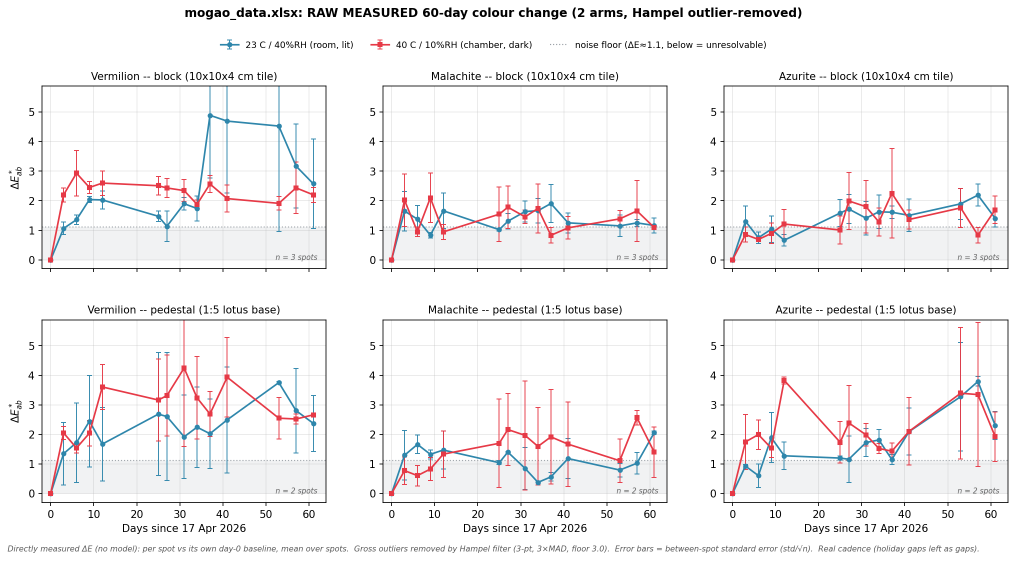
#> input picture experiments/deltaE_trajectories_measured_raw.png, 2031 x 1121 px (shown at 1/2 size)
$ python -i restore_texture.py   (imports and definitions only)
#> lines starting #> are read from the running program, lines starting #| are printed output that depends on the picture
#!/usr/bin/env python3
"""
Texture Restoration Script for Mogao Caves Digital Twin
Restores aged/damaged textures to make them look new
"""

import os
import sys
from PIL import Image, ImageEnhance, ImageFilter
import numpy as np

# [37 lines left out: function simple_restoration, not called in this run]


def advanced_restoration_opencv(input_path, output_path):
    """
    Advanced restoration using OpenCV - includes denoising and detail enhancement
    Requires: pip install opencv-python
    """
#> called with output_path = 'out.png'
    try:
        import cv2
    except ImportError:
        print("⚠️  OpenCV not installed. Install with: pip install opencv-python")
        return False

    print(f"Loading texture with OpenCV from: {input_path}")
    img = cv2.imread(input_path)
#> img is the input picture: shape (1121, 2031, 3); mean B, G, R 243.5, 242.8, 244.3

    if img is None:
        print("❌ Failed to load image")
        return False

    print("Applying advanced restoration...")

    # 1. Denoising
    img = cv2.fastNlMeansDenoisingColored(img, None, 10, 10, 7, 21)

    # 2. Enhance details with CLAHE (Contrast Limited Adaptive Histogram Equalization)
    lab = cv2.cvtColor(img, cv2.COLOR_BGR2LAB)
#> lab: shape (1121, 2031, 3); mean of channels 0, 1, 2 243.2, 128.5, 128.1
    l, a, b = cv2.split(lab)
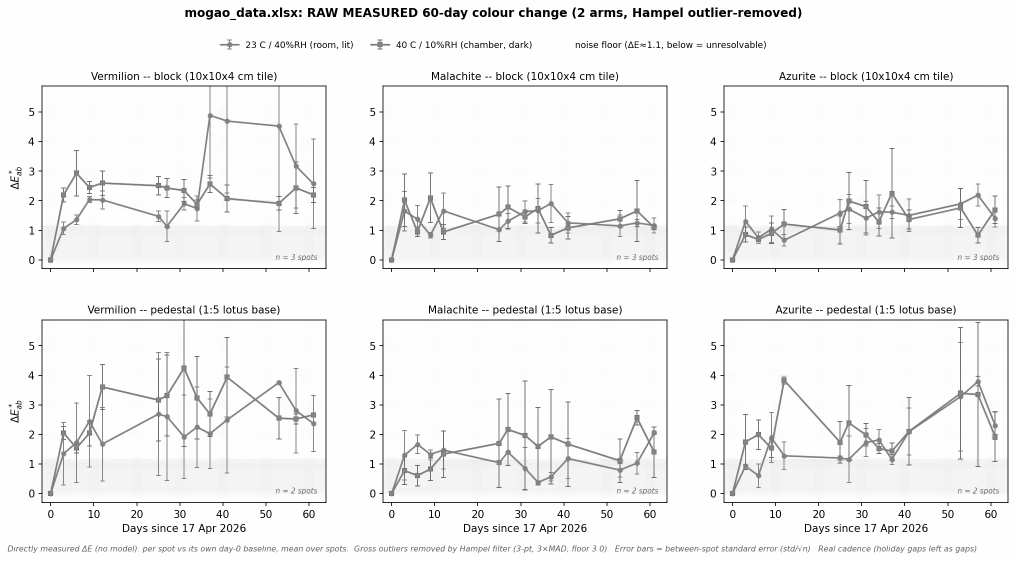
#> l: shape (1121, 2031) (shown at 1/2 size); min 0, max 254, mean 243.2
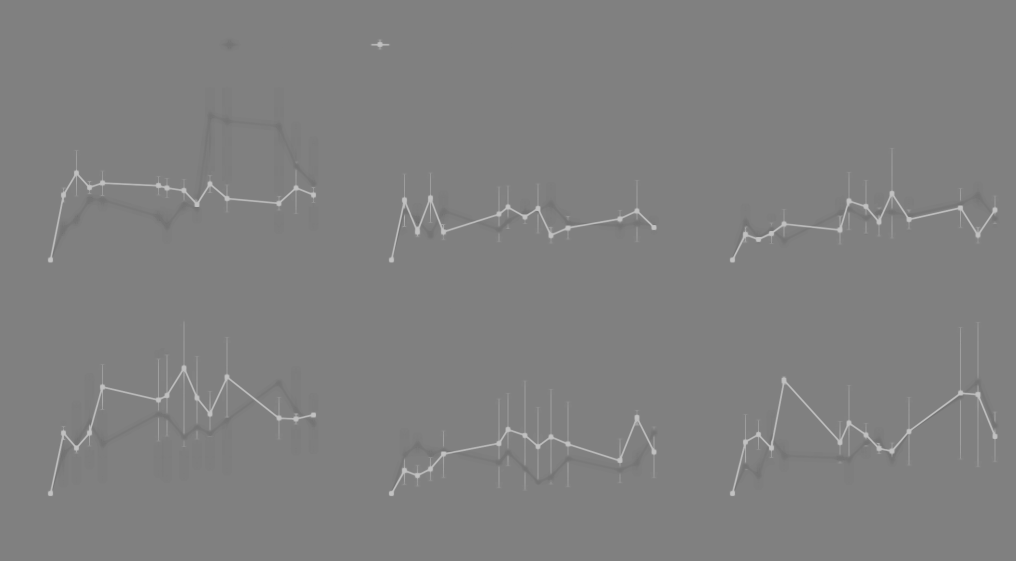
#> a: shape (1121, 2031) (shown at 1/2 size); min 101, max 196, mean 128.5
    clahe = cv2.createCLAHE(clipLimit=2.0, tileGridSize=(8, 8))
    l = clahe.apply(l)
    lab = cv2.merge([l, a, b])
#> lab: shape (1121, 2031, 3); mean of channels 0, 1, 2 241.3, 128.5, 128.1
    img = cv2.cvtColor(lab, cv2.COLOR_LAB2BGR)
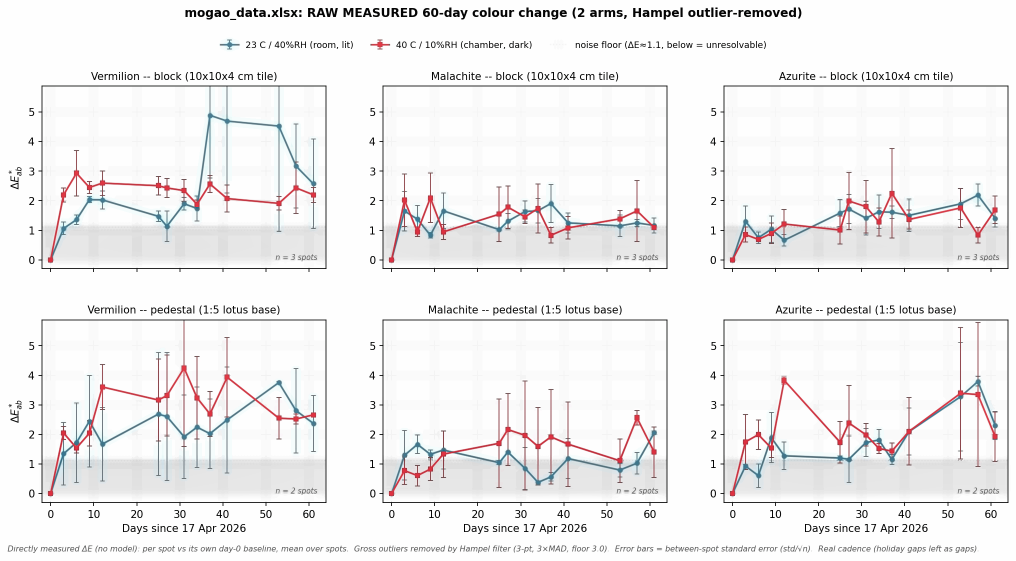
#> img: shape (1121, 2031, 3) (shown at 1/2 size); mean B, G, R 240.3, 239.9, 241

    # 3. Sharpen
    kernel = np.array([[-1,-1,-1],
                       [-1, 9,-1],
                       [-1,-1,-1]])
    img = cv2.filter2D(img, -1, kernel)
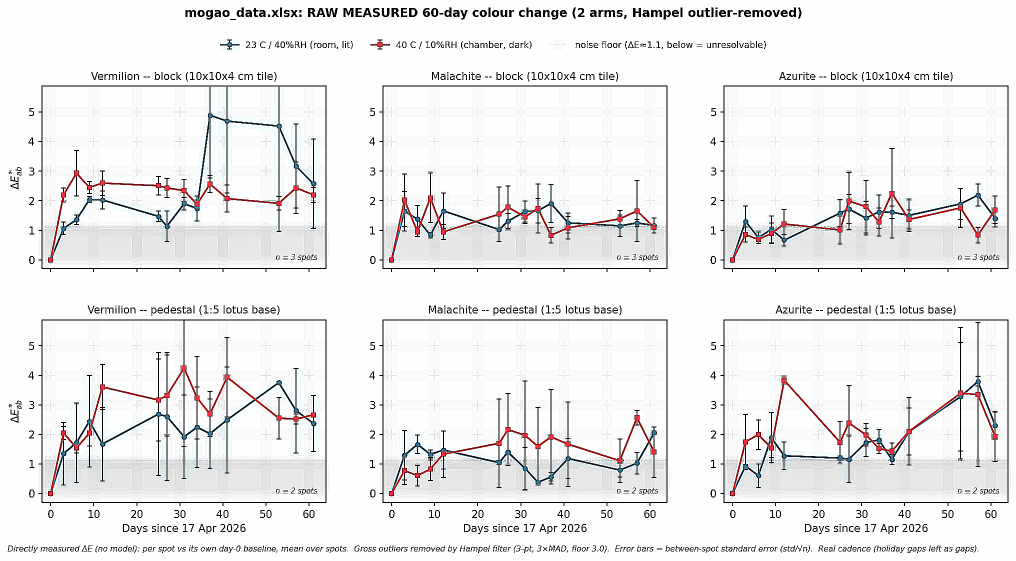
#> img: shape (1121, 2031, 3) (shown at 1/2 size); mean B, G, R 237.5, 237.3, 238.1

    # 4. Color enhancement
    hsv = cv2.cvtColor(img, cv2.COLOR_BGR2HSV)
#> hsv: shape (1121, 2031, 3); mean H, S, V 5.4, 3.7, 239
    h, s, v = cv2.split(hsv)
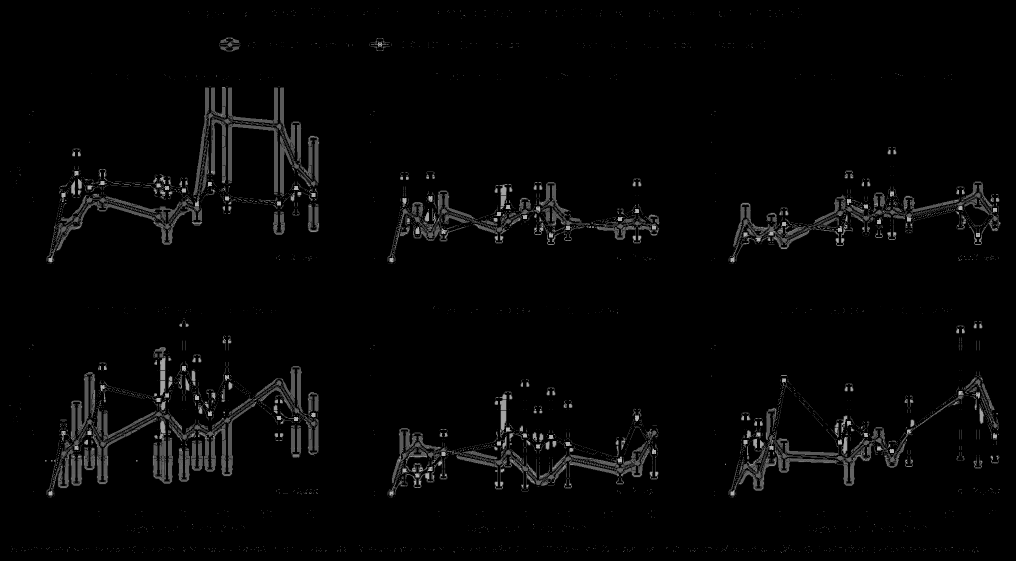
#> h: shape (1121, 2031) (shown at 1/2 size); min 0, max 179, mean 5.4
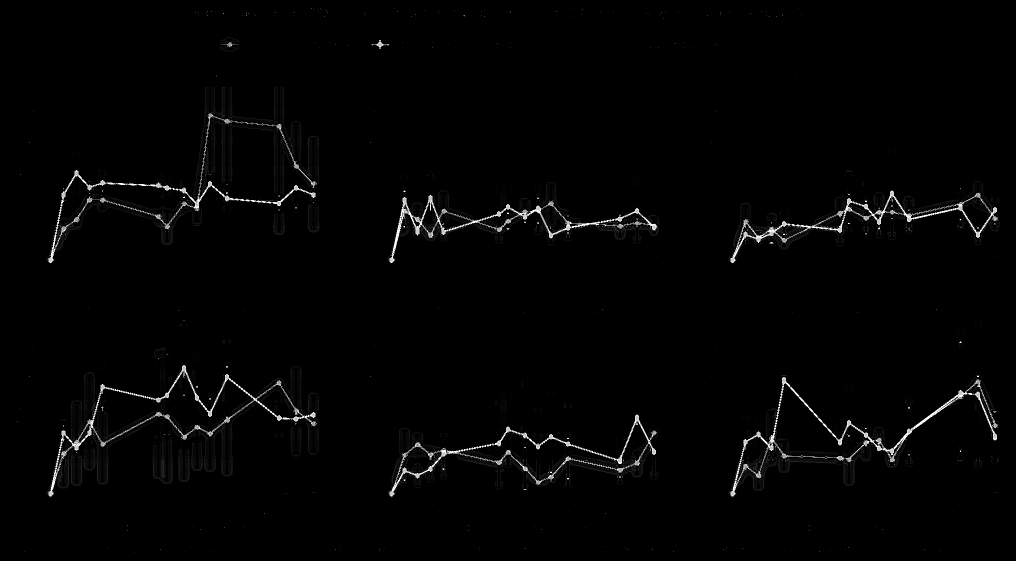
#> s: shape (1121, 2031) (shown at 1/2 size); min 0, max 255, mean 3.7
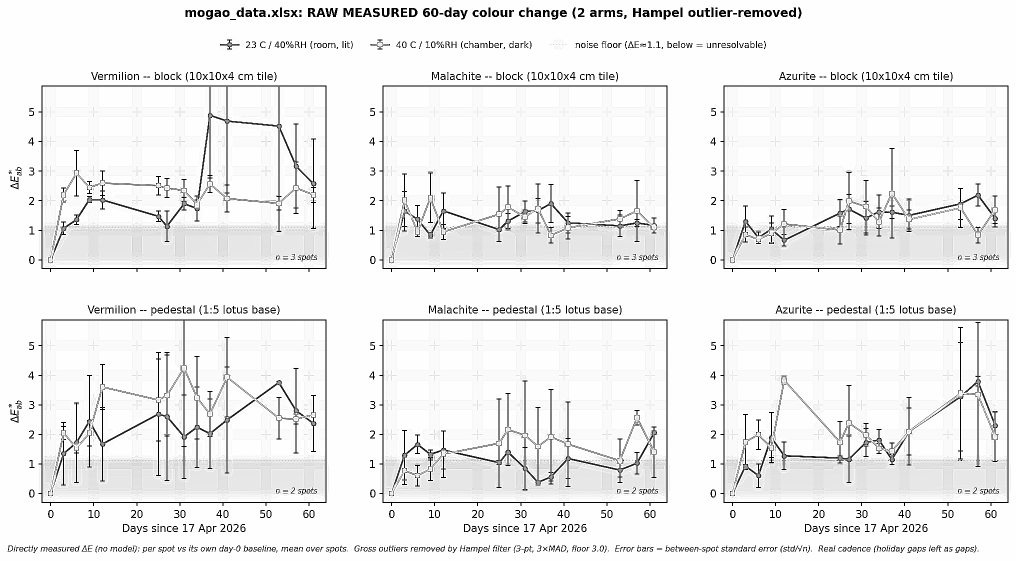
#> v: shape (1121, 2031) (shown at 1/2 size); min 0, max 255, mean 239
    s = cv2.multiply(s, 1.15)
    s = np.clip(s, 0, 255).astype(np.uint8)
    hsv = cv2.merge([h, s, v])
#> hsv: shape (1121, 2031, 3); mean H, S, V 5.4, 4, 239
    img = cv2.cvtColor(hsv, cv2.COLOR_HSV2BGR)

    print(f"Saving restored texture to: {output_path}")
    cv2.imwrite(output_path, img, [cv2.IMWRITE_JPEG_QUALITY, 95])
    print(f"✅ Advanced restoration complete! File size: {os.path.getsize(output_path) / (1024*1024):.2f} MB")
    return True


# [34 lines left out: function ai_restoration_guide, not called in this run]


# [55 lines not run here, left out]

>>> result = advanced_restoration_opencv('../experiments/deltaE_trajectories_measured_raw.png', 'out.png')

$ run again, on experiments/deltaE_trajectories.png
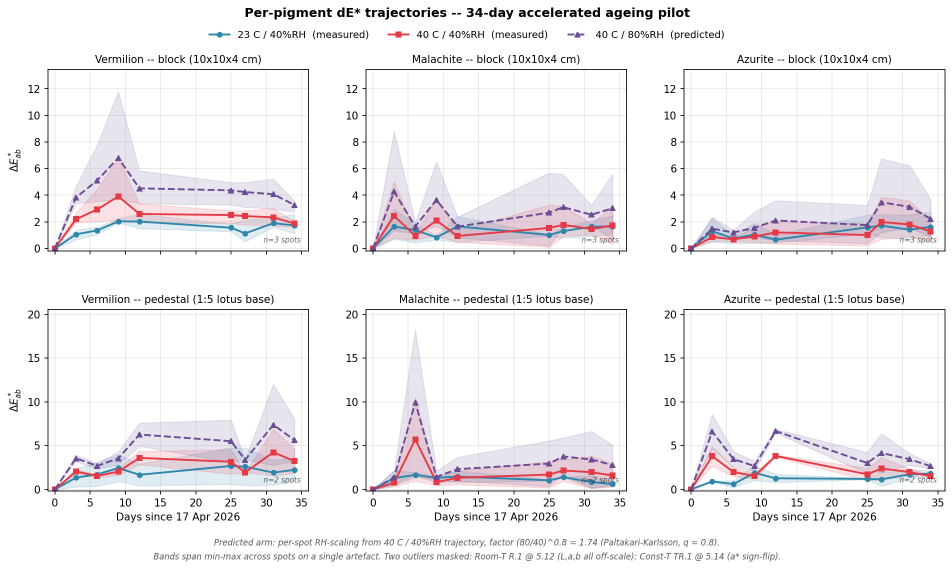
#> input picture experiments/deltaE_trajectories.png, 1904 x 1138 px (shown at 1/2 size)
#> in advanced_restoration_opencv, img is the input picture: shape (1138, 1904, 3); mean B, G, R 242.8, 241, 243.1
#> in advanced_restoration_opencv, `h, s, v = cv2.split(hsv)`:
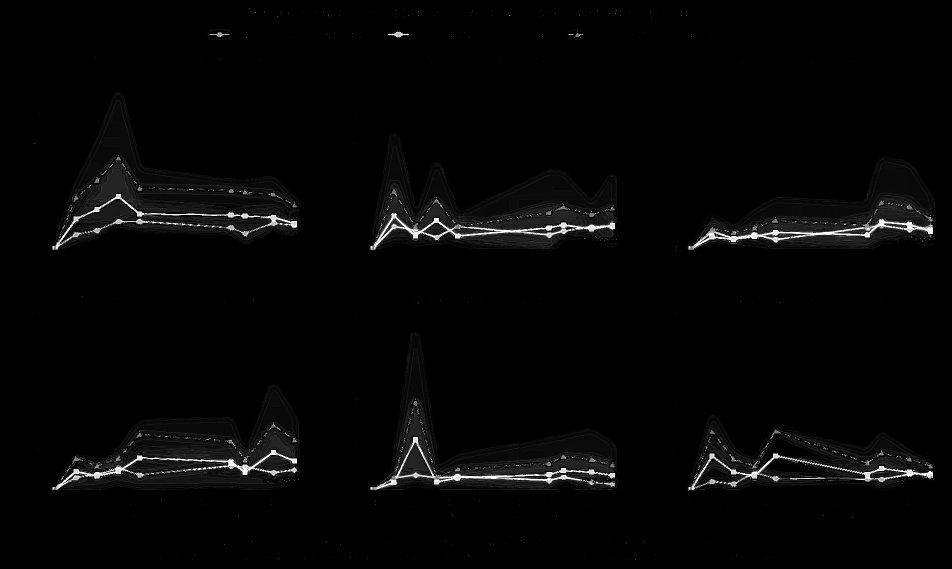
#> s: shape (1138, 1904) (shown at 1/2 size); min 0, max 255, mean 5.6
#> in advanced_restoration_opencv, `h, s, v = cv2.split(hsv)`:
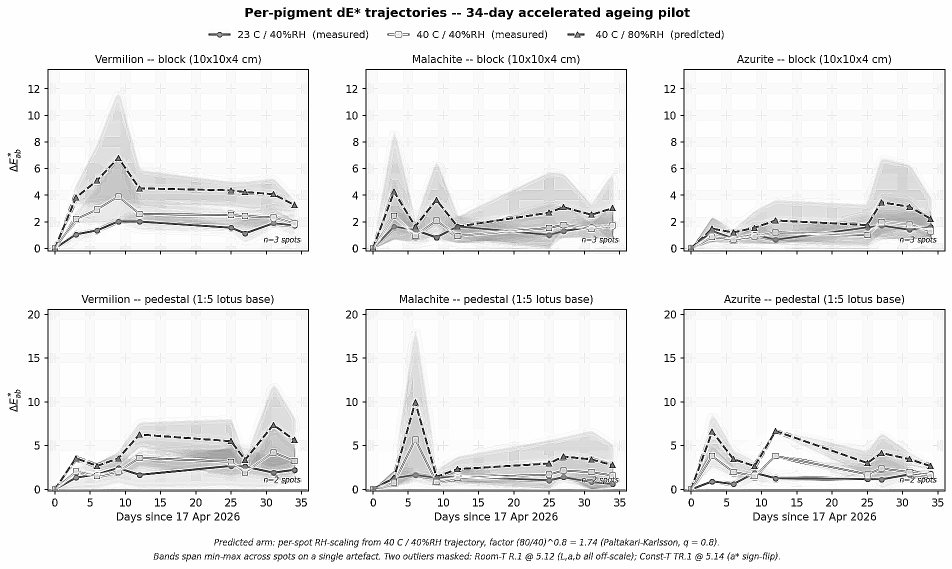
#> v: shape (1138, 1904) (shown at 1/2 size); min 0, max 255, mean 238.8
